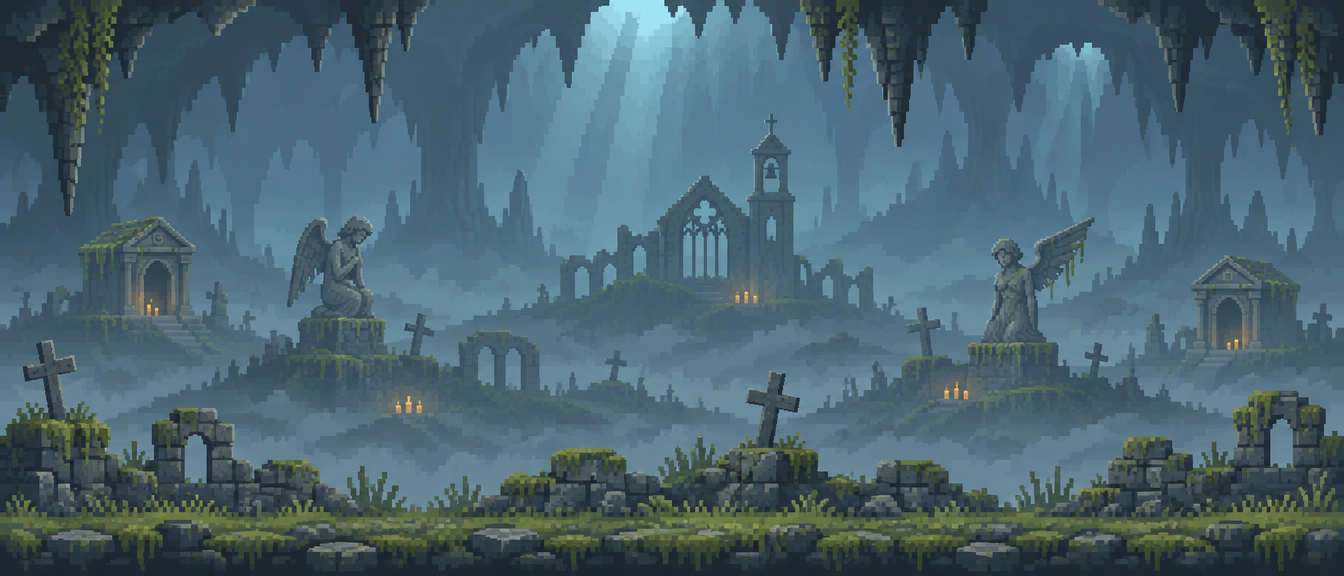
#> input picture art/bg/far.png, 1344 x 576 px, given in place of farfar.png.png, which was not available
$ python mkbg.py far.png far2.png
#> lines starting #> are read from the running program, lines starting #| are printed output that depends on the picture
# 배경 3장(먼 배경·중간층·바닥)을 게임용으로: python3 mkbg.py <n> <midkey: magenta|green>
import sys, numpy as np
from PIL import Image
n, key = sys.argv[1], sys.argv[2]; A = '../../assets/'
far = Image.open(f'far{n}.png').convert('RGB')
#> far is the input picture: PIL image 1344x576 RGB; mean R, G, B 73.8, 100.6, 112.3
far.resize((840, 360), Image.BOX).quantize(64, method=Image.Quantize.MEDIANCUT).convert('RGB').save(A + f'bg{n}-far.png')
mid = np.array(Image.open(f'mid{n}.png').convert('RGB')).astype(int); r, g, b = mid[..., 0], mid[..., 1], mid[..., 2]
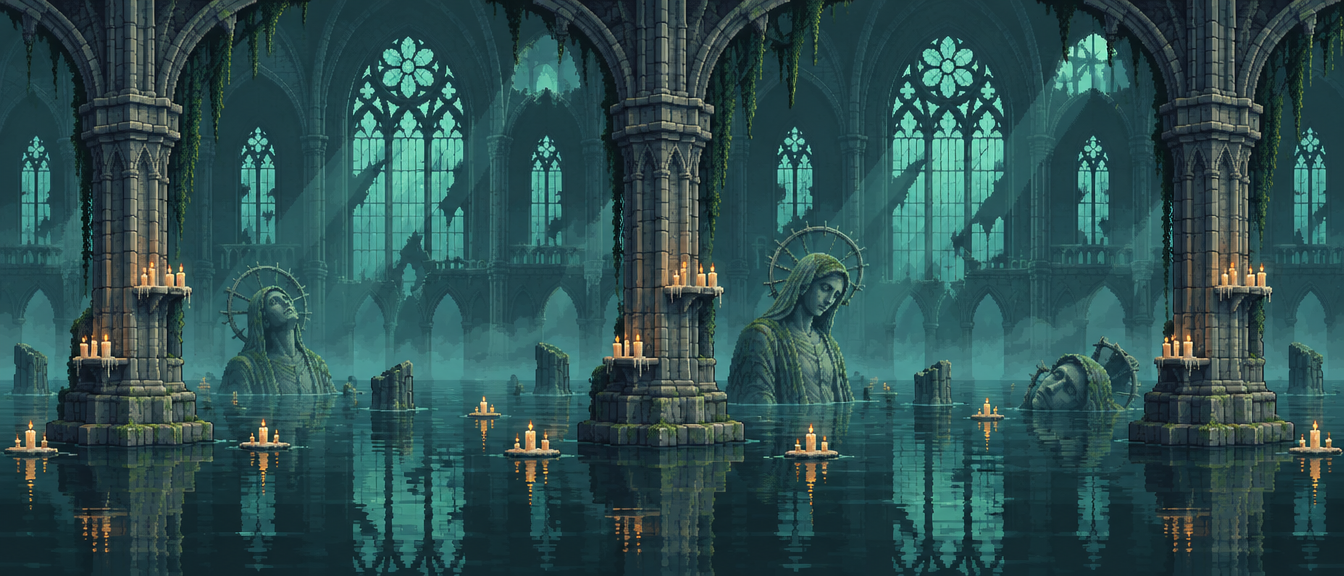
#> input picture art/bg/far2.png, 1344 x 576 px, given in place of midfar.png.png, which was not available
#> after `r, g, b = (mid[..., 0], mid[..., 1], mid[..., 2])`:
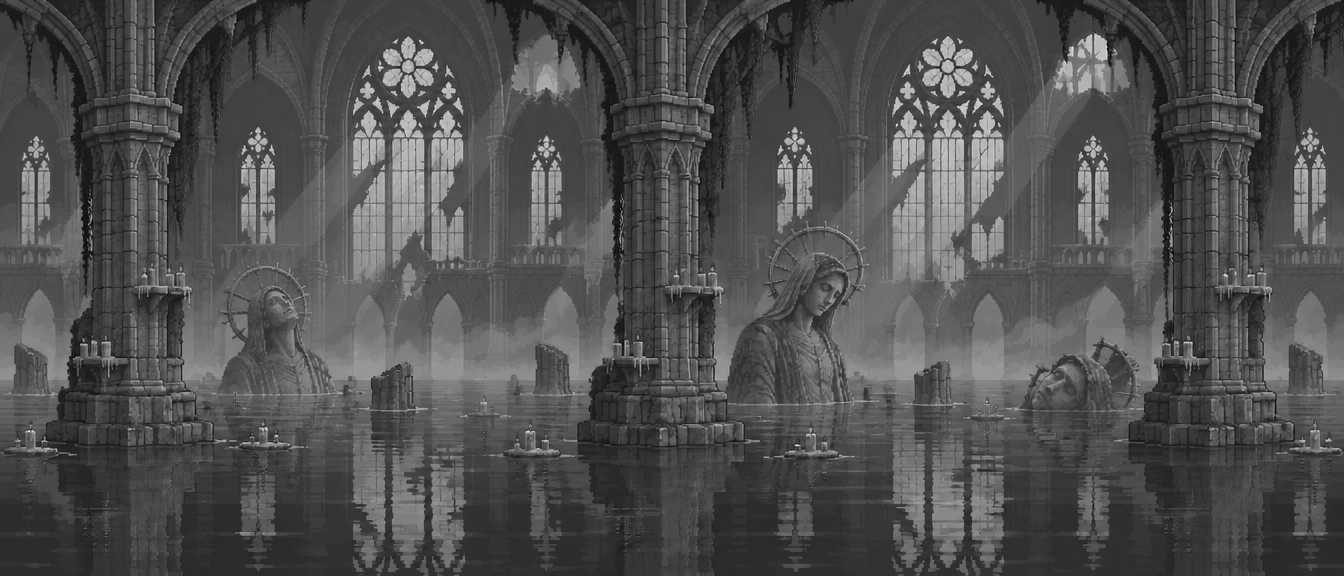
#> b: shape (576, 1344) int64; min 3, max 236, mean 80.1
k = (r > 170) & (b > 170) & (g < 120) if key == 'magenta' else (g > 170) & (r < 120) & (b < 120)
#> k: shape (576, 1344) bool; every value is 0
m = Image.fromarray(np.dstack([mid, np.where(k, 0, 255)]).astype(np.uint8)); m = m.crop(m.getbbox())
m = m.resize((int(m.width * 0.42), int(m.height * 0.42)), Image.NEAREST)
#> m: PIL image 564x241 RGBA
a = np.array(m); rr, gg, bb = [a[..., i].astype(int) for i in range(3)]
#> after `rr, gg, bb = [a[..., i].astype(int) for i in range(3)]`:
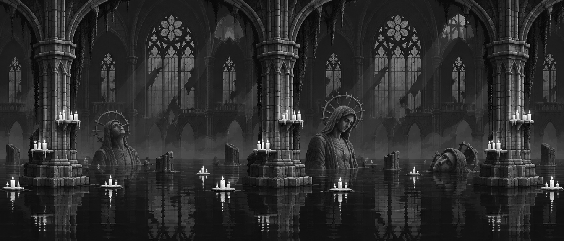
#> rr: shape (241, 564) int64; min 0, max 255, mean 44.7
#> after `rr, gg, bb = [a[..., i].astype(int) for i in range(3)]`:
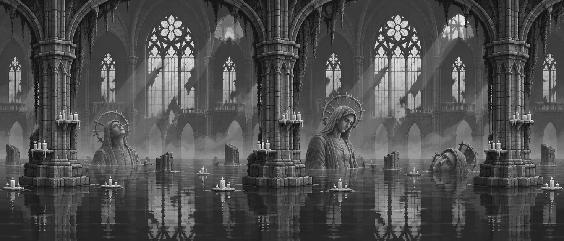
#> gg: shape (241, 564) int64; min 4, max 250, mean 79
a[((rr > 150) & (bb > 150) & (gg < 130)) if key == 'magenta' else ((gg > 150) & (rr < 130) & (bb < 130)), 3] = 0
#> a: shape (241, 564, 4); mean R, G, B, A 44.7, 79, 80, 254.9
Image.fromarray(a).save(A + f'bg{n}-mid.png')
gr = Image.open(f'ground{n}.png').convert('RGB'); ga = np.array(gr).astype(int); lum = ga.mean(2)
#> further down, gr is the input picture: PIL image 1344x576 RGB; mean R, G, B 44.8, 79.1, 80.1
#> after `lum = ga.mean(2)`:
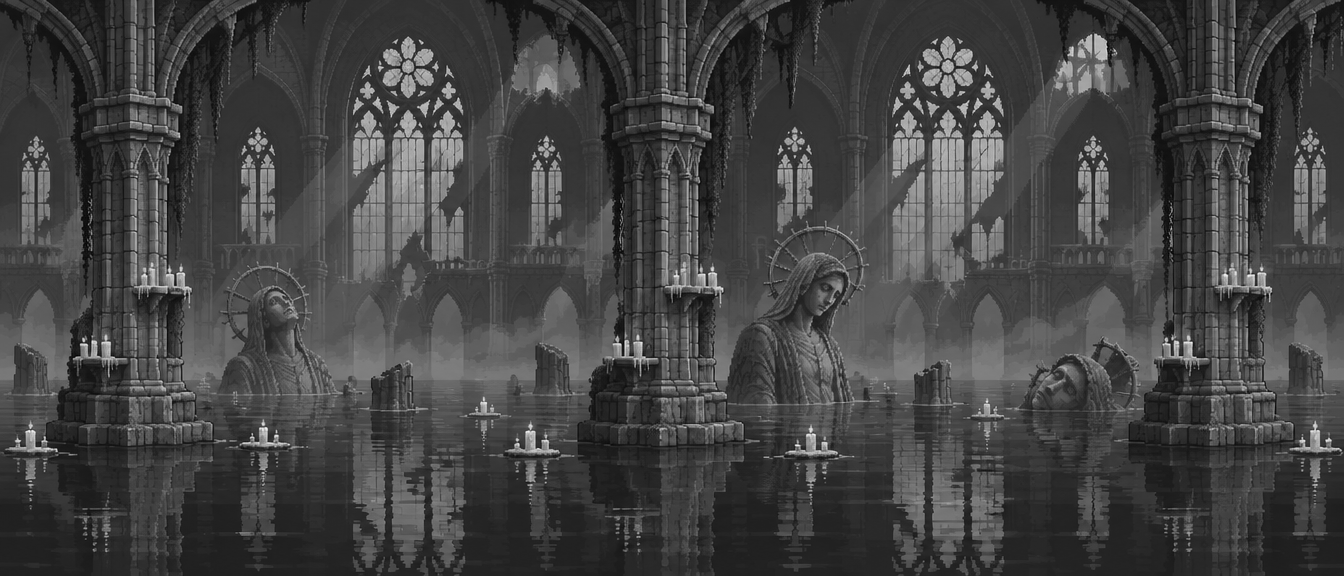
#> lum: shape (576, 1344) float64; min 2, max 245, mean 68
top = [y for y in range(ga.shape[0]) if (lum[y] > 55).mean() > 0.3][0]
#> top = 40
strip = gr.crop((0, max(0, top - 30), gr.width, gr.height)); s = 0.3
strip = strip.resize((int(strip.width * s), int(strip.height * s)), Image.BOX).quantize(48).convert('RGBA')
#> strip: PIL image 403x169 RGBA
sa = np.array(strip); L = sa[..., :3].astype(int).mean(2)
#> after `L = sa[..., :3].astype(int).mean(2)`:
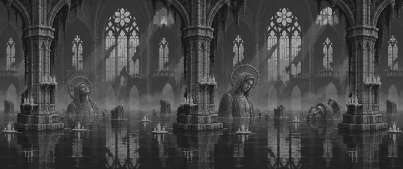
#> L: shape (169, 403) float64; min 24.33, max 161.3, mean 68.2
for y in range(int(30 * s)): sa[y, L[y] < 45, 3] = 0
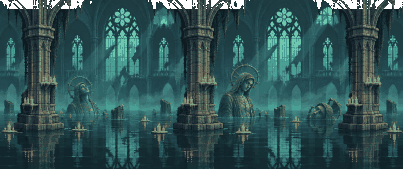
#> sa: shape (169, 403, 4); mean R, G, B, A 44.2, 79.5, 80.9, 250.1; transparent parts drawn white
Image.fromarray(sa).save(A + f'bg{n}-ground.png'); print(n, 'ok', m.size, strip.size)
#| far.png ok (564, 241) (403, 169)
